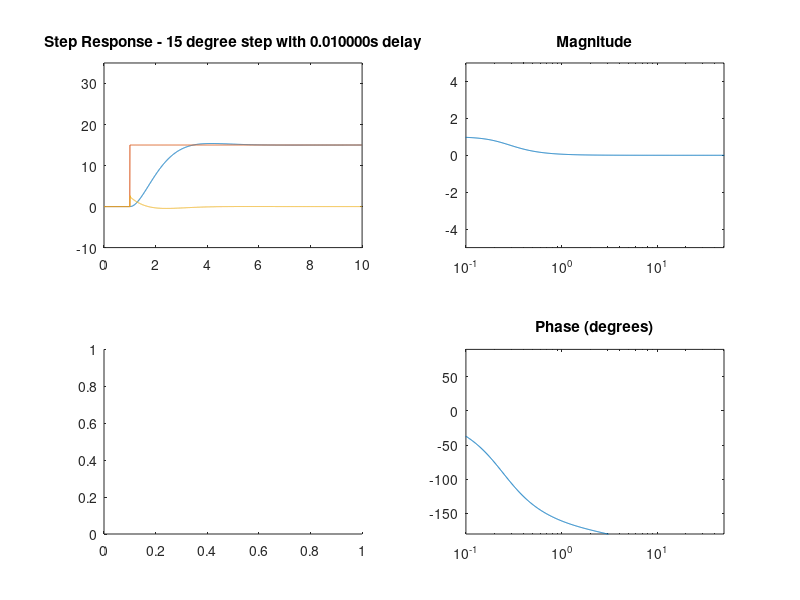
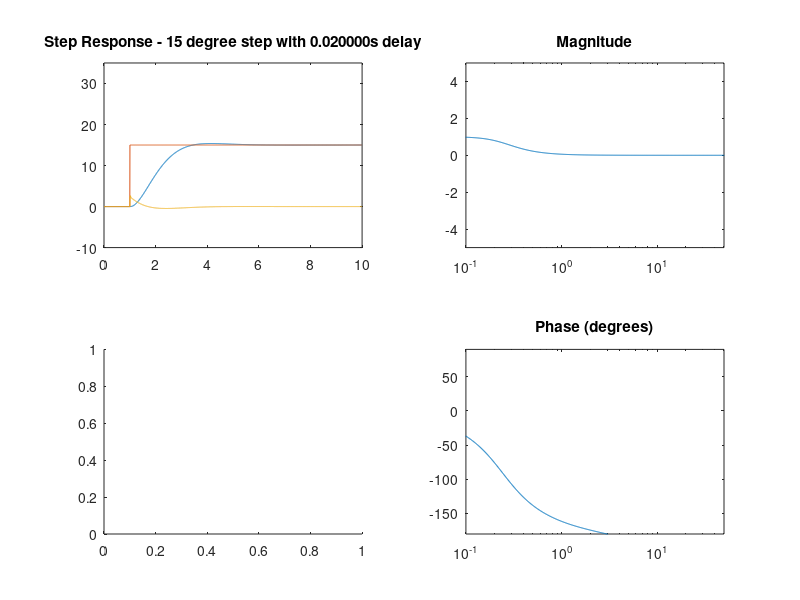
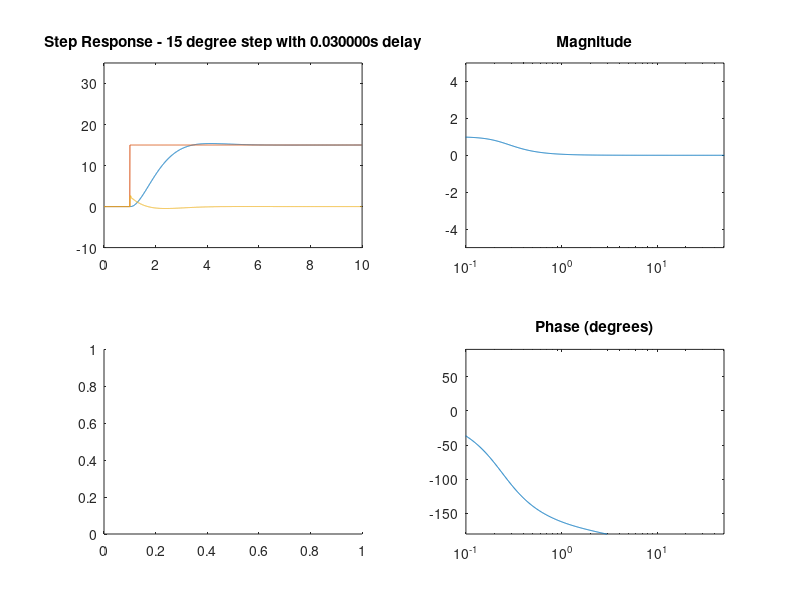
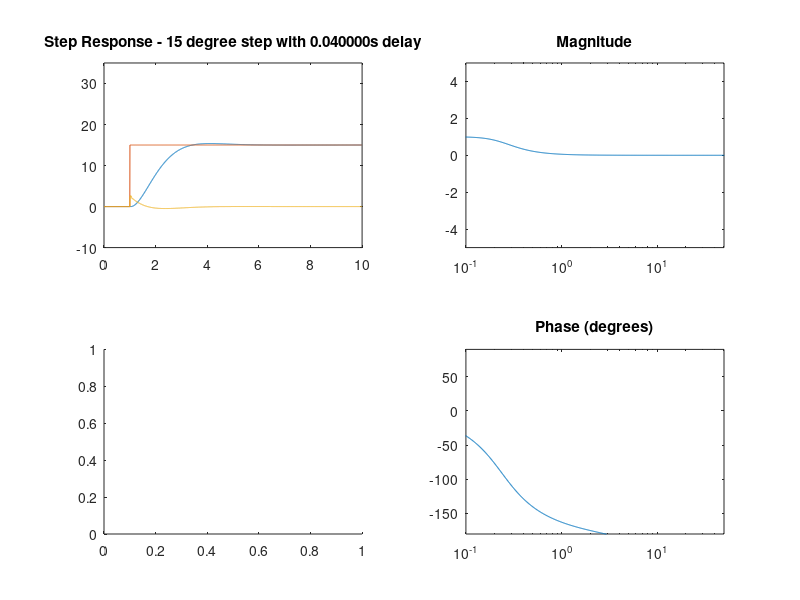

Source code (MATLAB) for these figures, in order: (Note: this script raises an error after producing the figures.)
# Dual prop system controlling angular position
clear;
clear plot;
filecounter = 0;

for delay = 0.01:0.01:0.5

	sim_time = 10;
	dt = 0.005;
	motor_mass = 0.078;
	arm_mass = 0.01;
	rotor_arm_in = 18;
	rotor_arm_len = 18 * 2.54 / 100;
# 	delay = .1;
	motor_force = zeros(delay/dt + 1);

	arm_angle = 0;
	arm_velocity = 0;

	desired_angle = 0;

	pgain = 1;
	igain = 0;
	dgain = 0;
	
	pvgain = 1;
	ivgain = 0;
	dvgain = 0.05;

	counter = 2;

	command = 0;

	angles(counter) = arm_angle;


	for i = 0:dt:sim_time

		motor_force = [motor_force(2:length(motor_force)), command];
		commands(counter) = command;

		angular_accel = motor_force(1) / (2*(motor_mass + arm_mass)/rotor_arm_len);
		arm_velocity = arm_velocity + angular_accel*dt;
		arm_angle = arm_angle + arm_velocity*dt;
		
		angles(counter) = arm_angle;
		
		if (i > 1 && i < 1.1)
			desired_angle = 15*pi/180;
	# 		command = 10;
	# 	else
	# 		command = 0;
		endif
		
	# 	inputs(counter-1) = command;
		
		inputs(counter-1) = desired_angle;

		piderror = desired_angle - arm_angle;
		
		velocity_command = piderror*pgain - (angles(counter) - angles(counter-1))*dgain/dt;
		
		pid_vel_error = velocity_command - arm_velocity;
		
		command = pid_vel_error*pvgain - angular_accel*dvgain;
		
		counter++;
		
	endfor

	figure(1)
	clf

	subplot(2,2,1)
	x_axis = [0:dt:sim_time];

	plot(x_axis, angles(2:length(angles))*180/pi, x_axis, inputs*180/pi, x_axis, 10*commands(2:length(angles)));
	title(sprintf("Step Response - 15 degree step with %fs delay", delay));
	axis([0 sim_time -10 35]);

	dataset = iddata(angles(2:length(angles))', inputs', dt);
	[sys, x0, info] = moesp(dataset, 2);

	[mag,phase,w] = bode(sys); 
	w = w/(2*pi);
	subplot(2,2,2);
	semilogx(w, mag);
	title('Magnitude');
	axis([0.1 50 -5 5]);
	subplot(2,2,4);
	semilogx(w, phase);
	axis([0.1 50 -180 90]);
	title('Phase (degrees)');
	subplot(2,2,3);
# 	margin(sys);
	filecounter++;
	filename = sprintf("plot_%i.png", filecounter);
	print(filename);
	if (isstable(sys))
		printf("Is it stable at %f? Yes\n", delay);
	else
		printf("Is it stable at %f? No\n", delay);
		break;
	endif
		
		
# 	isstabilizable(sys)
# 	delay
endfor

